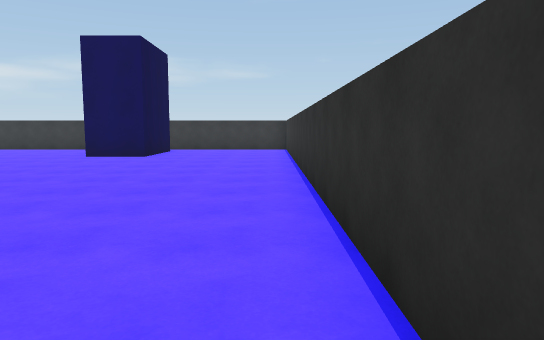
[1] (above)

13 first-person views from a walk through a 3-D level made in the Unity game engine. The camera is 1.4 m above the floor, tilts 6° down and sees 70° across. The floor is counted in squares, 2 m on a side. Each view is taken from the middle of a square. On the plan, view 1 faces up. The plan holds only what a view shows up to about 11 squares ahead; the rest is blank. The player character is not drawn.

[2]
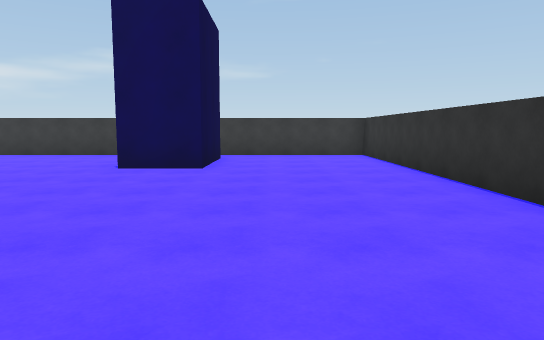

[3]
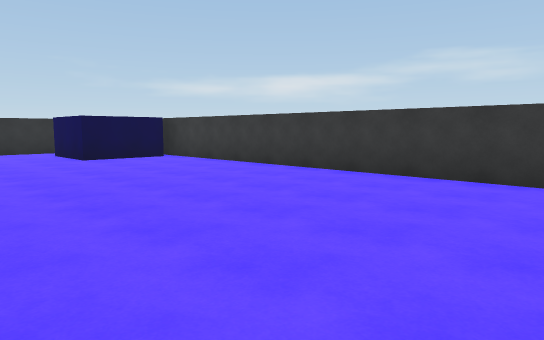

[4]
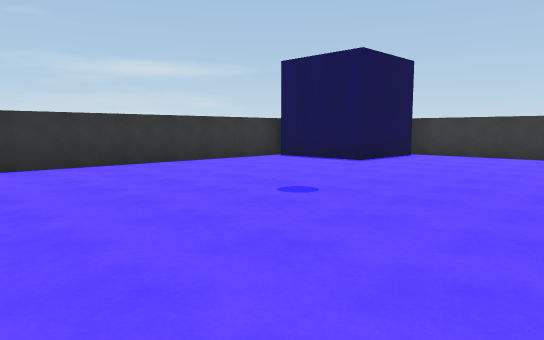

[5]
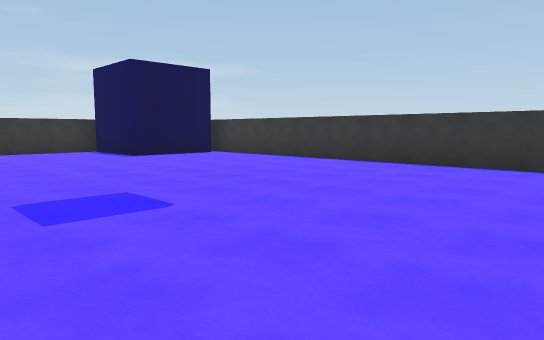

[6]
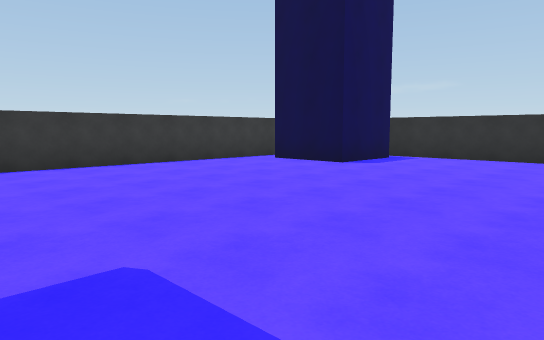

[7]
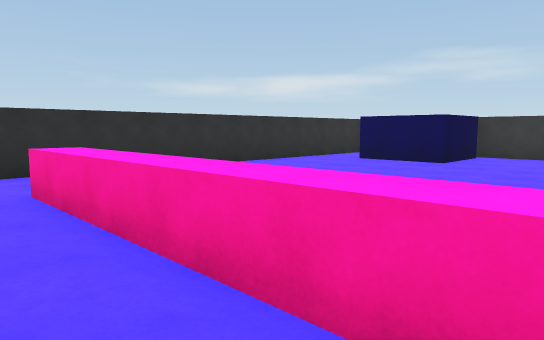

[8]
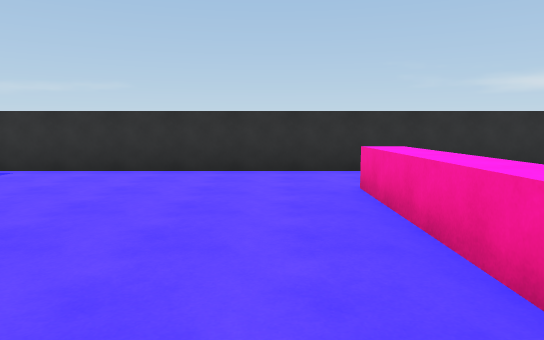

[9]
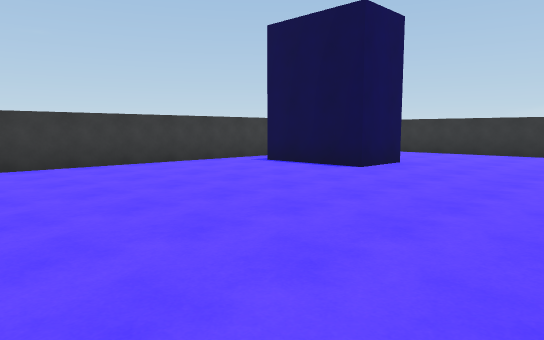

[10]
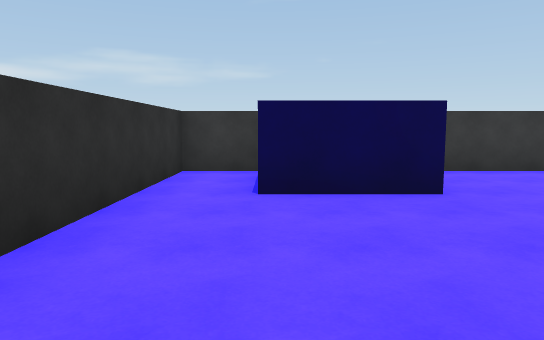

[11]
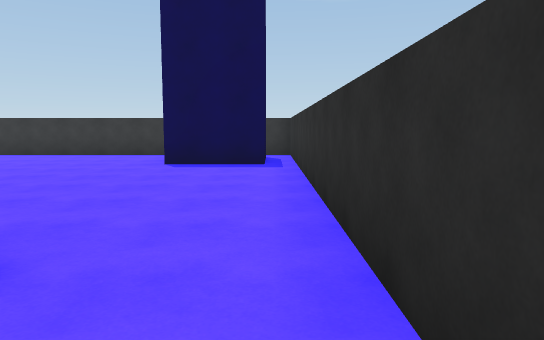

[12]
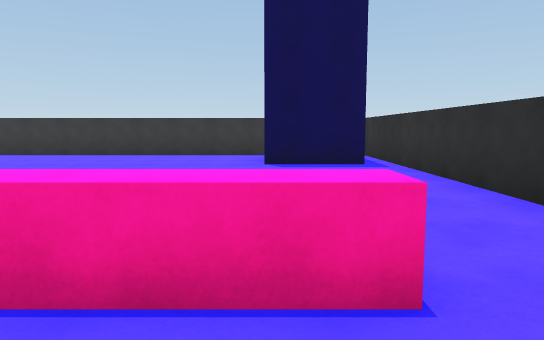

[13]
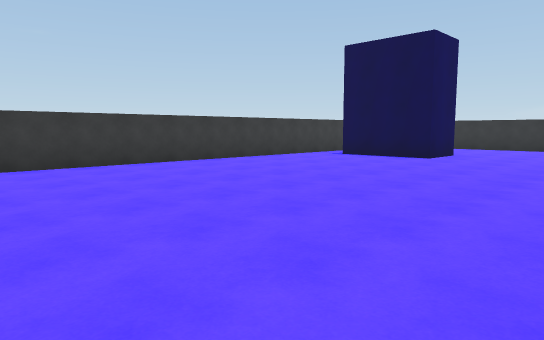

### Floor plan
Points are (right, up) in squares from view 1. A wall is a line through its corners. A room is listed if a view was taken in it or the views show most of it. See-through windows are left out.
Room 1 (views 1, 2, 3, 4, 5, 6, 7, 8, 9, 10, 11, 12, 13)
walls: (-3.2, 12.5) (-3.2, 9.9) (-4.7, 9.9) (-4.7, 12.4); (-14.1, 13.2) (-14.1, 11.2) (-16.2, 11.2); (-16.9, -1.7) (-14.9, -1.7) (-14.9, -3.8); (-16.1, 13.5) (-17.5, 13.5) (-17.5, -4.5) (-2.2, -4.5) (-2.2, -1.7) (0.5, -1.7) (0.5, 13.5) (-14.9, 13.5)
low walls: (-11.1, 4.1) (-15.6, 4.1); (-15.6, 4.6) (-13.9, 4.6)

Positions as (right, up) in squares from view 1, and headings:
1: (0, 0), facing up
2: (-2, 3), facing up
3: (-5, 8), facing up-left
4: (-7, 6), facing down-right
5: (-12, 3), facing down-right
6: (-8, 3), facing down-left
7: (-11, 3), facing up-left
8: (-11, 3), facing left
9: (-11, 6), facing up-right
10: (-16, 7), facing up
11: (-17, 6), facing down
12: (-15, 6), facing down
13: (-14, 6), facing up-right
